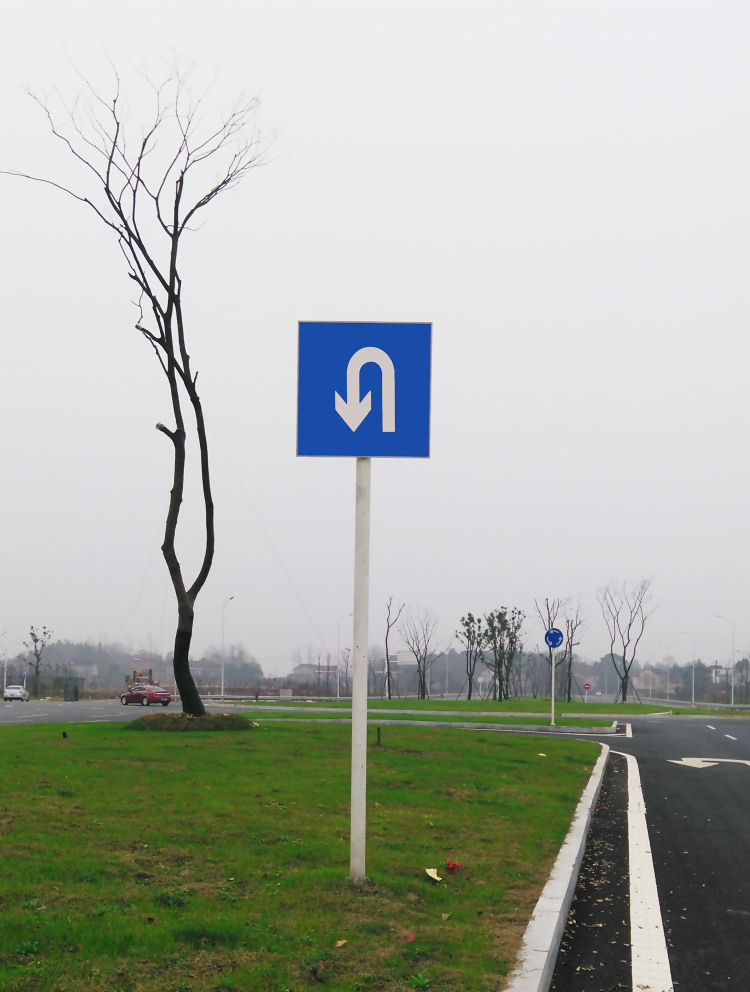
#> input picture 0.jpg, 1500 x 1984 px (shown at 1/2 size); its folder holds only this picture in this run
$ python -i preprocessing.py   (imports and definitions only)
#> lines starting #> are read from the running program, lines starting #| are printed output that depends on the picture; after the words box and inside, x2 and y2 are one past the last pixel; in counts of white or black regions, pixels touching at a corner belong together
#> further down, picture is the input picture: shape (1984, 1500, 3); mean B, G, R 167.8, 176.5, 171.7
import cv2
import numpy as np
import os
import matplotlib.pyplot as plt


def image_color_extract(img, lower, upper):
    img1 = cv2.cvtColor(img, cv2.COLOR_BGR2HSV)
#> img1: shape (1984, 1500, 3); mean H, S, V 84.3, 42.2, 180.4
    img1 = cv2.inRange(img1, lower, upper)
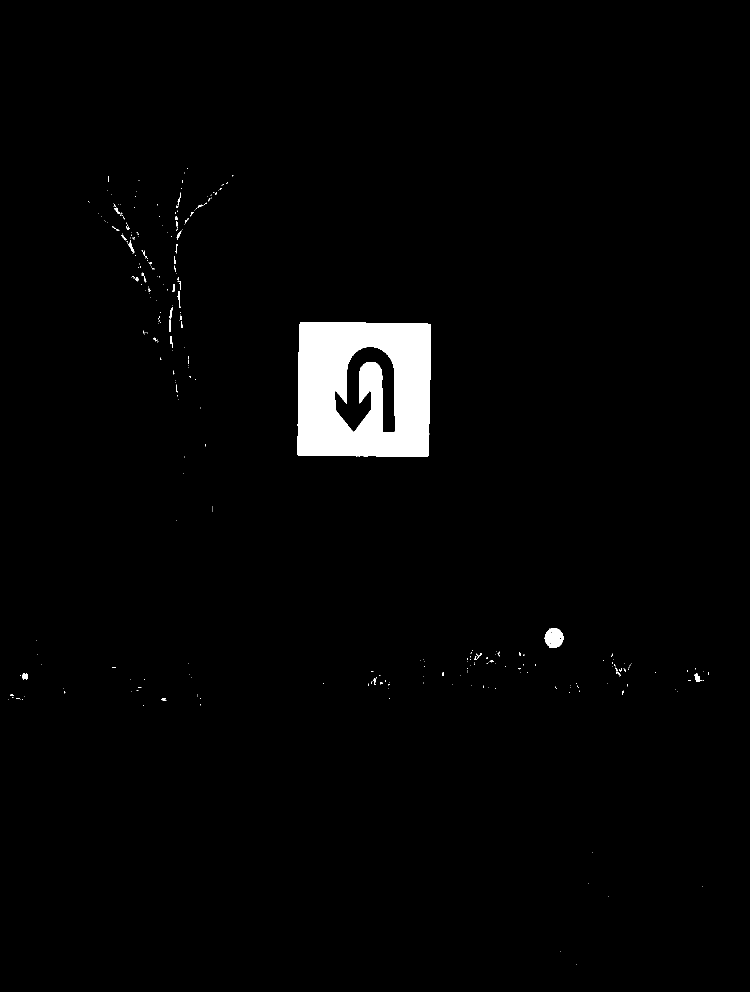
#> img1: shape (1984, 1500) (shown at 1/2 size); 2.1% white; 327 white regions (293 under 20 px), largest, box (x1, y1, x2, y2) and area: (595, 644, 862, 914) 59727, (1089, 1256, 1127, 1296) 1136, (1388, 1347, 1405, 1364) 137
    kernel = np.ones(shape=(3, 3), dtype=np.uint8)
    img1 = cv2.dilate(img1, kernel)
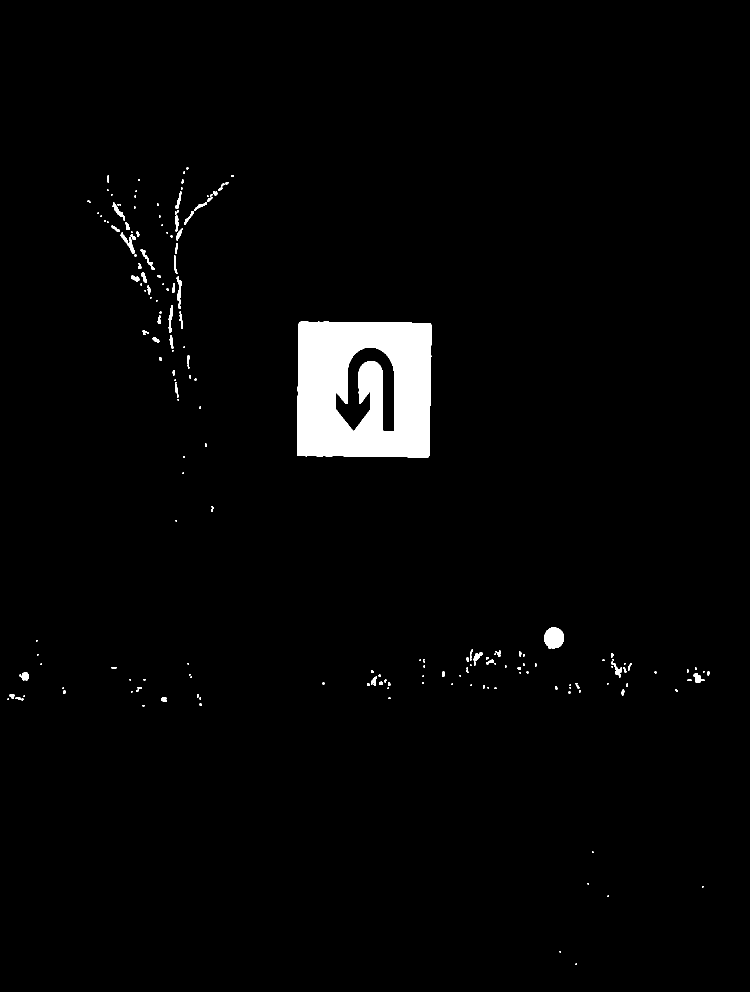
#> img1: shape (1984, 1500) (shown at 1/2 size); 2.4% white; 197 white regions (114 under 20 px)

    contours, hierarchy = cv2.findContours(img1, cv2.RETR_EXTERNAL, cv2.CHAIN_APPROX_NONE)
#> contours = 197 contours, 137 with area under 20; largest, box (x1, y1, x2, y2) and area: (594, 643, 863, 915) 70833, (1088, 1255, 1128, 1297) 1278, (241, 465, 270, 508) 281, (353, 553, 363, 617) 232, (337, 610, 346, 665) 206
    # print(len(contours))
    rects = []
    for contour in contours:
        a = cv2.contourArea(contour)
        if a < img.shape[0] * img.shape[1] / 256:
            continue
        # [4 lines of commented-out code are left out]

        x, y, w, h = cv2.boundingRect(contour)
        rects.append((x, y, w, h))
#> this loop made 197 passes
#> a on passes 1 to 3: 4, 4, 4
#> after the loop, rects = [(594, 643, 269, 272)]
        # cv2.rectangle(img0, (x, y), (x + w, y + h), (0, 255, 0), 2)

    img1 = cv2.cvtColor(img, cv2.COLOR_BGR2RGB)
#> img1: shape (1984, 1500, 3)
    mask = np.zeros(img.shape[:2], np.uint8)
    bgdmodel = np.zeros((1, 65), np.float64)
    fgdmodel = np.zeros((1, 65), np.float64)
    img3 = np.zeros(shape=img.shape, dtype=np.uint8)
    for rect in rects:
        if rect[0] == 0 and rect[1] == 0:
            img3 = img1
        else:
            cv2.grabCut(img1, mask, rect, bgdmodel, fgdmodel, 5, cv2.GC_INIT_WITH_RECT)
            mask2 = np.where((mask == 2) | (mask == 0), 0, 1).astype('uint8')
            img2 = img * mask2[:, :, np.newaxis]
            img3 = cv2.bitwise_or(img3, img2)
#> this loop made 1 pass
#> pass 1, in image_color_extract, `img2 = img * mask2[:, :, np.newaxis]`:
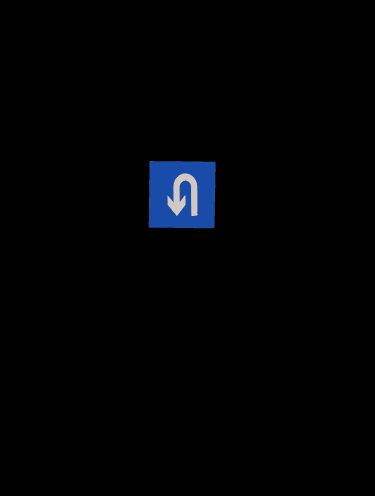
#> img2: shape (1984, 1500, 3) (shown at 1/4 size); mean B, G, R 4, 2.2, 1.3
    img3 = cv2.cvtColor(img3, cv2.COLOR_BGR2GRAY)
    t, img3 = cv2.threshold(img3, 1, 255, cv2.THRESH_BINARY)
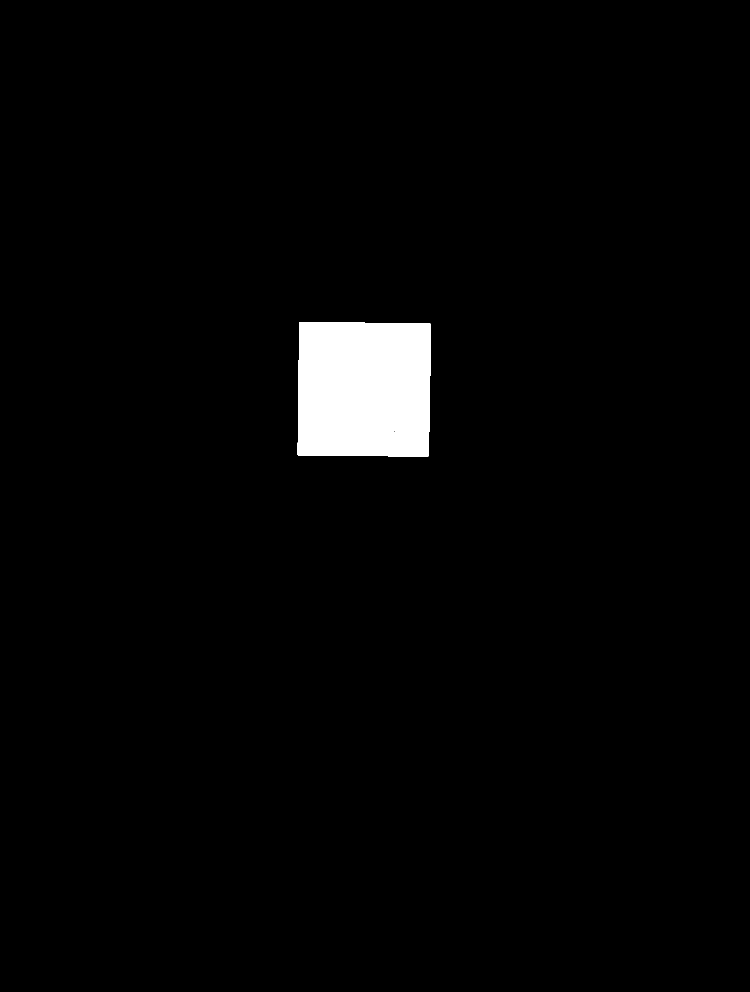
#> img3: shape (1984, 1500) (shown at 1/2 size); 2.4% white; 1 white region, box (x1, y1, x2, y2) and area: (595, 644, 862, 913) 70021
    return img3


def image_process(img):
    lower_blue = np.array([100, 43, 46])
    upper_blue = np.array([124, 255, 255])
    img_blue = image_color_extract(img, lower_blue, upper_blue)

    lower_red1 = np.array([156, 43, 46])
    upper_red1 = np.array([180, 255, 255])
    img_red1 = image_color_extract(img, lower_red1, upper_red1)
#> in image_color_extract (call 2), `img1 = cv2.inRange(img1, lower, upper)`:
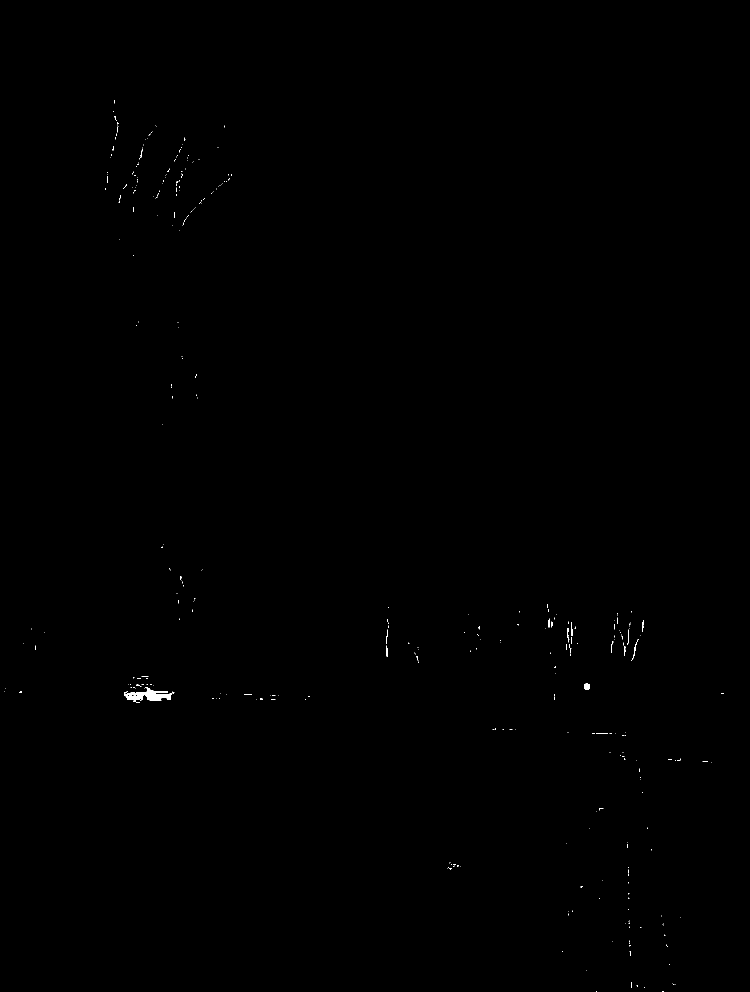
#> img1: shape (1984, 1500) (shown at 1/2 size); 0.12% white; 347 white regions (330 under 20 px), largest, box (x1, y1, x2, y2) and area: (248, 1374, 344, 1405) 1353, (1168, 1366, 1180, 1380) 128, (1263, 1278, 1277, 1322) 75
#> in image_color_extract (call 2), `img1 = cv2.dilate(img1, kernel)`:
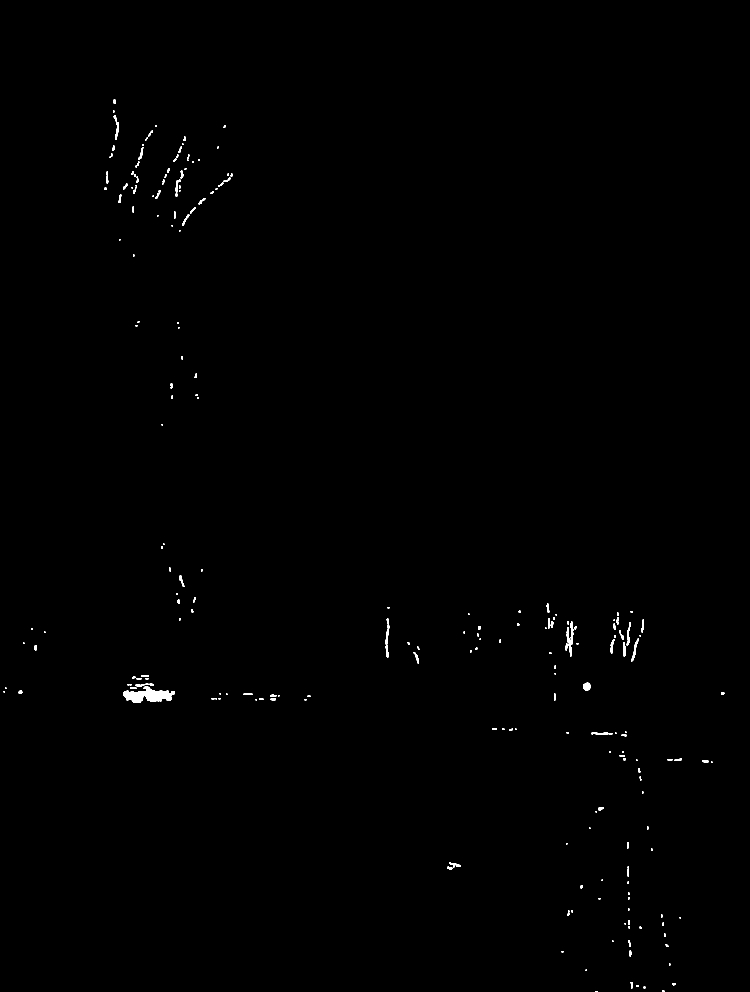
#> img1: shape (1984, 1500) (shown at 1/2 size); 0.31% white; 235 white regions (116 under 20 px)
#> in image_color_extract (call 2), `contours, hierarchy = cv2.findContours(img1, cv2.RETR_EXTERNAL, cv2.CH..`: contours = 235 contours, 159 with area under 20; largest, box (x1, y1, x2, y2) and area: (247, 1373, 350, 1406) 1744, (1137, 1243, 1147, 1313) 206, (1167, 1365, 1181, 1381) 166, (1262, 1277, 1278, 1323) 146, (1133, 1255, 1140, 1286) 98
#> the loop in image_color_extract (call 2), `for contour in contours:` made 235 passes
#> a on passes 1 to 3: 3, 8, 9
#> after the loop in image_color_extract (call 2), `for contour in contours:`: rects = []

    lower_red2 = np.array([156, 43, 46])
    upper_red2 = np.array([180, 255, 255])
    img_red2 = image_color_extract(img, lower_red2, upper_red2)

    img0 = cv2.bitwise_or(img_blue, img_red1)
    img0 = cv2.bitwise_or(img0, img_red2)

    contours, hierarchy = cv2.findContours(img0, cv2.RETR_EXTERNAL, cv2.CHAIN_APPROX_NONE)
#> contours = 1 contour; box (x1, y1, x2, y2) and area: (595, 644, 862, 913) 69570
    if len(contours) == 0:
        img_cut = img
    else:
        x, y, w, h = cv2.boundingRect(contours[0])
#> x = 595; y = 644; w = 267; h = 269

        p1 = np.float32([[x, y], [x + w, y], [x + w, y + h], [x, y + h]])
#> p1 = [[595, 644], [862, 644], [862, 913], [595, 913]]
        p2 = np.float32([[0, 0], [200, 0], [200, 200], [0, 200]])
        M = cv2.getPerspectiveTransform(p1, p2)
#> M = [[0.749, 6.93e-18, -445.7], [1.32e-16, 0.743, -478.8], [-2.66e-19, 7.2e-35, 1]]
        img_cut = cv2.warpPerspective(img, M, (200, 200))
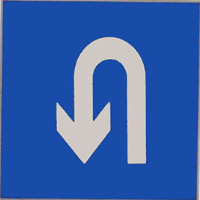
#> img_cut: shape (200, 200, 3); mean B, G, R 171.2, 96.3, 56

    return img_cut


# [21 lines not run here, left out]
        # [40 lines of commented-out code are left out]

>>> import cv2
>>> picture = cv2.imread('0.jpg')
>>> result = image_process(picture)
